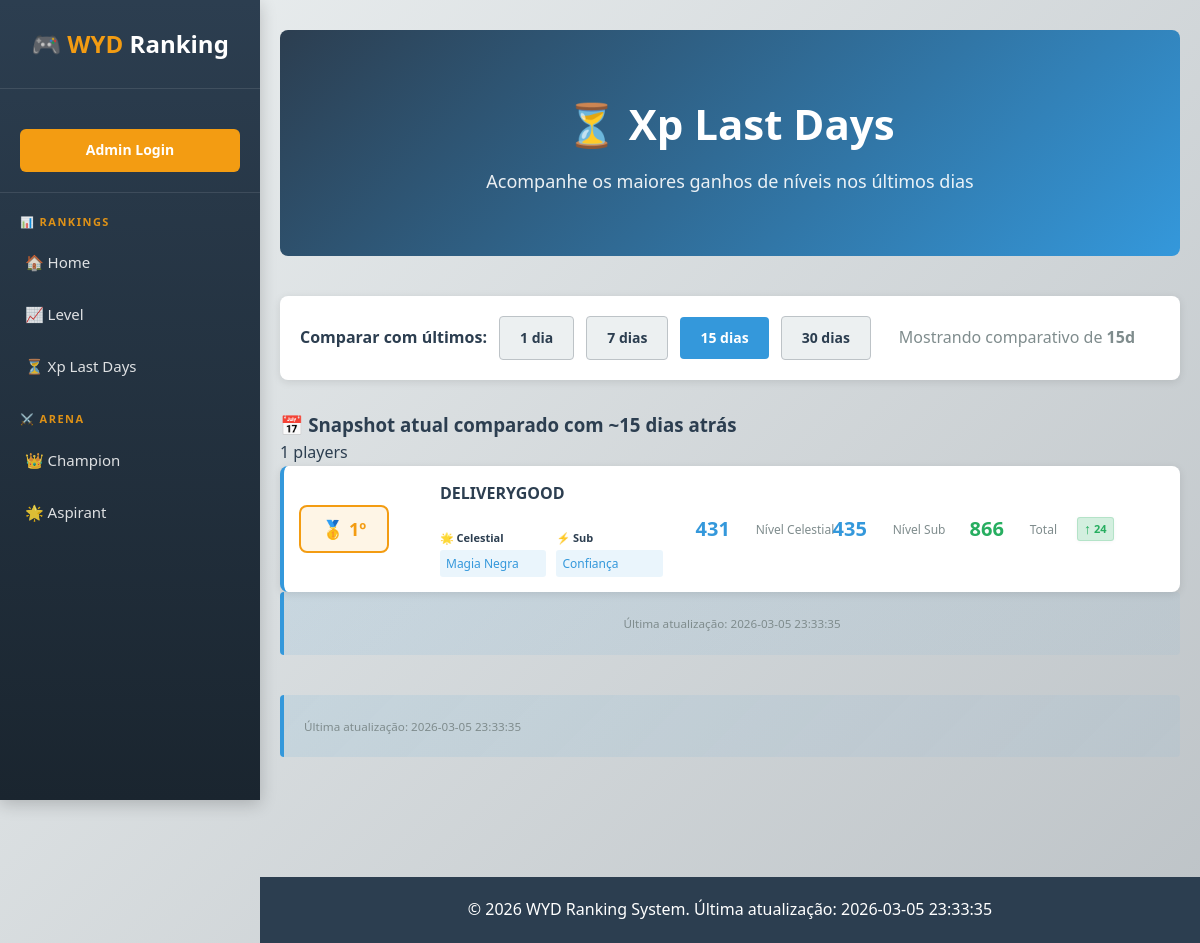
The app's page /xp-evolution?days=15 with its own data.
### app/models.py (models this page shows)
class LevelRankingHistory(Base):
    __tablename__ = "level_ranking_history"
    id = Column(Integer, primary_key=True)
    player_id = Column(Integer, ForeignKey("players.id", ondelete="CASCADE"))
    player_name = Column(String(100), nullable=False)
    rank_position = Column(Integer)  # Posição no ranking
    level_total = Column(Integer)
    points = Column(Integer)
    level_celestial = Column(Integer)
    level_subclass = Column(Integer)
    celestial_lineage_name = Column(String(100))
    subclass_lineage_name = Column(String(100))
    recorded_at = Column(DateTime(timezone=True), server_default=func.now(), index=True)
    player = relationship("Player", foreign_keys=[player_id])

### app/main.py (the view)
@app.get("/xp-evolution")
def xp_evolution(request: Request, days: int = 7):
    from app.services.ranking_history_service import (
        get_top_level_gainers_for_range,
    )
    if days not in (1, 7, 15, 30):
        days = 7
    session = SessionLocal()
    try:
        players = get_top_level_gainers_for_range(session, days, limit=500)
        return templates.TemplateResponse("ranking_history.html", {
            "request": request,
            "last_update": data_store.last_update,
            "user": get_current_user(request),
            "players": players,
            "days": days,
            "total_snapshots": 0,
        })
    finally:
        session.close()

### app/templates/ranking_history.html (shortened to what this page needs)
{% extends "base.html" %}
{% import 'components.html' as components %}
{% block hero %}
<div class="hero">
    <h1>⏳ Xp Last Days</h1>
    <p>Acompanhe os maiores ganhos de níveis nos últimos dias</p>
</div>
{% endblock %}
{% block content %}
<div class="filters-section">
    <div style="display:flex; gap:12px; align-items:center; flex-wrap: wrap;">
        <label style="font-weight:600;">Comparar com últimos:</label>
        <a href="/xp-evolution?days=1" class="btn {% if days == 1 %}btn-primary{% else %}btn-secondary{% endif %}">1 dia</a>
        <a href="/xp-evolution?days=7" class="btn {% if days == 7 %}btn-primary{% else %}btn-secondary{% endif %}">7 dias</a>
        <a href="/xp-evolution?days=15" class="btn {% if days == 15 %}btn-primary{% else %}btn-secondary{% endif %}">15 dias</a>
        <a href="/xp-evolution?days=30" class="btn {% if days == 30 %}btn-primary{% else %}btn-secondary{% endif %}">30 dias</a>
        <span style="margin-left:16px; color:var(--light-text);">Mostrando comparativo de <strong>{{ days }}d</strong></span>
    </div>
</div>
{% if players %}
<div class="snapshot-card">
    <div class="snapshot-header">
        <h3>📅 Snapshot atual comparado com ~{{ days }} dias atrás</h3>
        <span class="player-count">{{ players|length }} players</span>
    </div>
    <div class="ranking-container">
        {% for p in players %}
        <div class="player-item">
            <div style="display:flex; align-items:center; gap:8px;">
                <div class="rank-badge">
                    {% if loop.index == 1 %}
                    🥇 {{ loop.index }}º
                    {% elif loop.index == 2 %}
                    🥈 {{ loop.index }}º
                    {% elif loop.index == 3 %}
                    🥉 {{ loop.index }}º
                    {% else %}
                    #{{ loop.index }}
                    {% endif %}
                </div>
            </div>
            <div>
                <div class="player-name">{{ p.name }}</div>
                {{ components.render_lineages(p.celestial_lineage, p.subclass_lineage) }}
            </div>
            <div style="display:flex; align-items:center; gap:8px;">
                {{ components.render_stat(p.level_celestial, 'Nível Celestial') }}
            </div>
            <div style="display:flex; align-items:center; gap:8px;">
                {{ components.render_stat(p.level_subclass, 'Nível Sub') }}
            </div>
            <div style="display:flex; align-items:center; gap:8px;">
                {{ components.render_stat(p.level_total, 'Total', '--success-color') }}
                {% if p.level_active %}
                    {{ components.render_level_change_indicator(p.level_change, p.level_arrow, p.level_active) }}
                {% endif %}
            </div>
        </div>
        {% endfor %}
    </div>
</div>
{% endif %}
<div class="info-box">
    <p style="text-align: center; margin: 0;">
        <small style="color: var(--light-text);">Última atualização: {{ last_update }}</small>
    </p>
</div>
{% endblock %}

### app/templates/components.html (shortened to what this page needs)
{% macro render_lineages(lineage_celestial, lineage_subclass) %}
<div class="player-lineages">
    <div class="lineage-info">
        <div class="lineage-label">🌟 Celestial</div>
        <div class="lineage-name">{{ lineage_celestial or 'Desconhecida' }}</div>
    </div>
    <div class="lineage-info">
        <div class="lineage-label">⚡ Sub</div>
        <div class="lineage-name">{{ lineage_subclass or 'Desconhecida' }}</div>
    </div>
</div>
{% endmacro %}
{% macro render_stat(value, label, color="--secondary-color") %}
<div class="player-stat">
    <div class="player-stat-value" {% if color %}style="color: var({{ color }});"{% endif %}>{{ value or 0 }}</div>
    <div class="player-stat-label">{{ label }}</div>
</div>
{% endmacro %}
{% macro render_level_change_indicator(change_value, arrow, active=False) %}
{% if active %}
<span class="level-change-indicator {% if change_value > 0 %}positive{% else %}negative{% endif %}" title="Mudança de {{ change_value }}">
    <span class="arrow">{{ arrow }}</span>
    <span class="value">{{ change_value|abs }}</span>
</span>
{% endif %}
{% endmacro %}

### records on screen
LevelRankingHistory: name "DELIVERYGOOD", celestial_lineage_name "Magia Negra", subclass_lineage_name "Confiança", level_celestial "431 435 866", label "Nível Celestial Nível Sub Total", arrow "↑", change_value "24"

### other values on screen
{{ days }} "15"
{{ players|length }} "1"
{{ last_update }} "2026-03-05 23:33:35"
